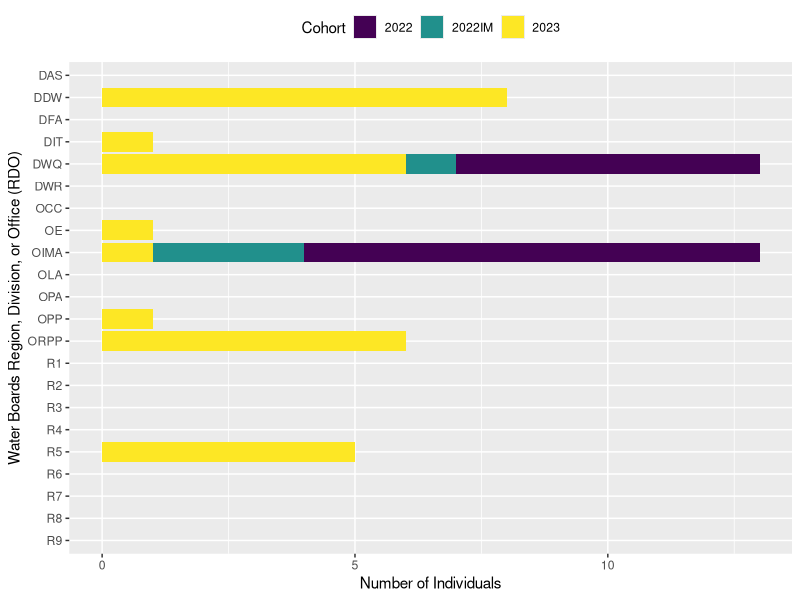

Reproduce this figure in R.
## ---- chunk 1
#| echo: false
#| label: rdo
#| fig-cap: "Number of individual participants in each Water Boards Region, Division, or Office (RDO) by Water Boards Openscapes Cohort."
#| warning: false

library(readr)
library(tidyr)
library(ggplot2)
library(viridis)

rdo = read_csv("annual-rdo.csv")
rdo_long <- gather(rdo, Cohort, Count, '2022':'2023')
rdo_long$RDO <- factor(rdo_long$RDO, levels=rev(unique(rdo_long$RDO)))

ggplot(rdo_long, aes(fill=Cohort, x=Count, y=RDO)) + 
  geom_bar(position="stack", stat="identity") +
  theme(legend.position = "top") +
  xlab("Number of Individuals") + 
  ylab("Water Boards Region, Division, or Office (RDO)") +
  scale_fill_viridis(discrete = TRUE, option = "viridis")

